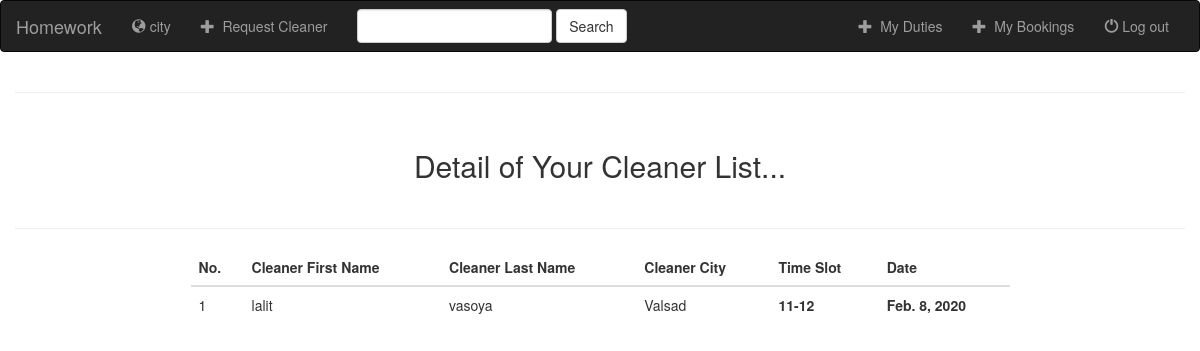
/booking/mybookinglist/ (signed in), run on the app's committed database.
### booking/models.py (models this page shows, shortened)
class BookingModel(models.Model):
    user=models.ForeignKey(User,null=True,on_delete=models.SET_NULL)
    cleaner=models.ForeignKey(Cleaner,null=True,on_delete=models.SET_NULL)
    date=models.DateField()
    city=models.ForeignKey(City,null=True,on_delete=models.SET_NULL)
    timeslot=models.IntegerField(null=True)

### registration/models.py (models this page shows, shortened)
class Cleaner(models.Model):
    user=models.OneToOneField(User,on_delete=models.PROTECT,primary_key=True)
    quality_score=models.FloatField(default=0.0)
    city=models.ForeignKey(City,on_delete=models.CASCADE)

class User(AbstractUser):
    username = models.CharField(max_length=10,unique=False) #bydefault usernname is unique
    contact = models.CharField('Contact',max_length=10,unique=True)
    first_name = models.CharField('first_name',max_length=30,blank=True)
    last_name = models.CharField('Last_name',max_length=30,blank=True)
    is_cleaner =models.BooleanField('cleaner',default=False)
    USERNAME_FIELD = 'contact'
    REQUIRED_FIELDS = ['username']

class City(models.Model):
    city_name=models.CharField(max_length=50,unique=True)
    def __str__(self):
        return self.city_name

### booking/views.py (the view)
# urls.py: path('mybookinglist/',BookingList.as_view(),name='mybookinglist')
@method_decorator(login_required, name='dispatch')
class BookingList(generic.ListView):
    template_name = 'booking/bookinglist.html'
    def get_queryset(self):
        return BookingModel.objects.filter(user=self.request.user).order_by('-date')

### booking/templates/booking/bookinglist.html (shortened to what this page needs)
{% extends 'registration/base.html' %}
{% block body %}
<div class="col-md-12">
<center>
<hr>
    <div class="alert alert-secondary">
        <strong><h2>Detail of Your Cleaner List...</h2></strong>
    </div>
<hr>
<table class="table table-hover" style="width:70%;">
    <thead>
        <tr>
            <th>No.</th>
            <th>Cleaner First Name</th>
            <th>Cleaner Last Name</th>
            <th>Cleaner City</th>
            <th>Time Slot</th>
            <th>Date</th>
        </tr>
    </thead>
    <body>
        {% for i in object_list %}
            <tr>
                <td>{{ forloop.counter }}</td>
                <td>{{ i.cleaner.user.first_name }}</td>
                <td>{{ i.cleaner.user.last_name }}</td>
                <td>{{ i.cleaner.city }}</td>
                <td style="font-weight:bold;"><script>document.write(timeslot[{{ i.timeslot }}])</script></td>
                <td style="font-weight:bold;">{{ i.date }}</td>
            </tr>
        {% endfor %}
    </body>
</table>
</center>
{% endblock body %}

### data on the page
BookingModel: cleaner.user.first_name "lalit", cleaner.user.last_name "vasoya", cleaner.city "Valsad", date "Feb. 8, 2020"
